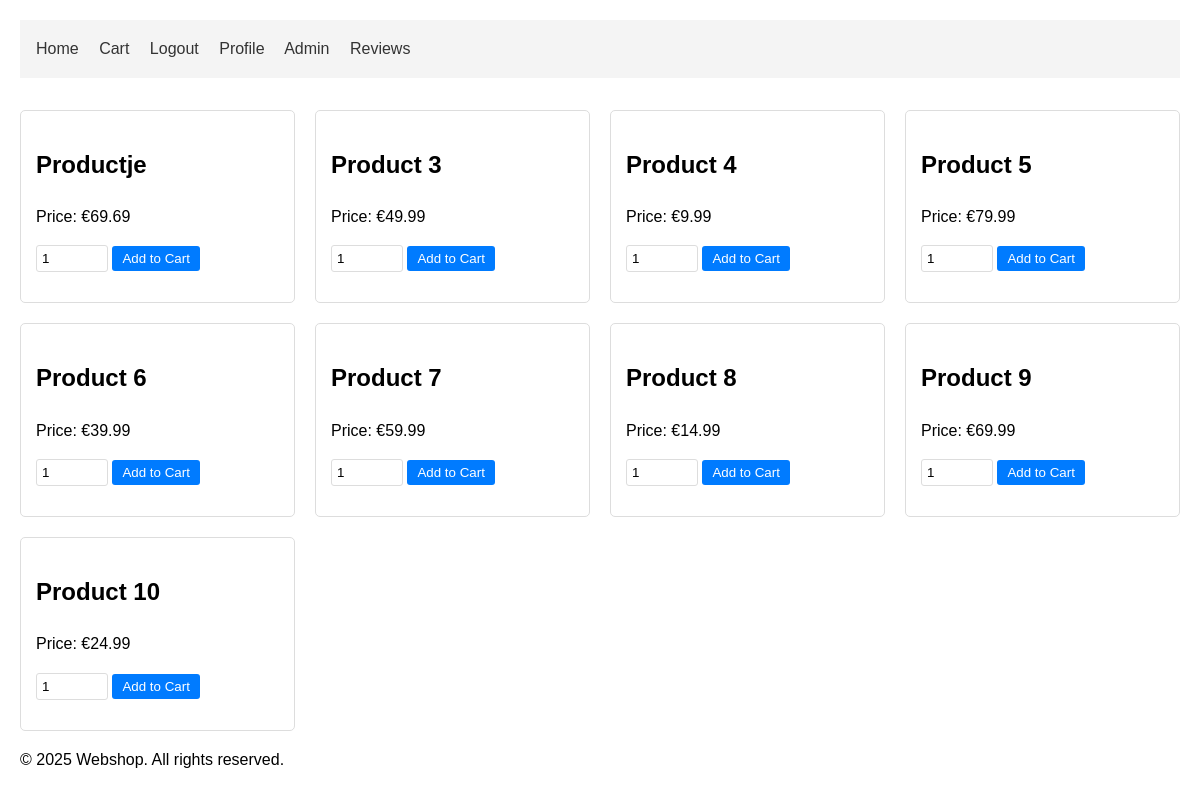
Screenshot of / (signed in) with the database file from the repository.
### tables this page shows
CREATE TABLE `products` (
  `product_id` int(11) NOT NULL,
  `name` varchar(255) NOT NULL,
  `price` decimal(10,2) NOT NULL,
  `stock` int(11) NOT NULL,
  `category` varchar(255) DEFAULT NULL,
  `description` text DEFAULT NULL
);

### includes/functions.php (called while the page is built, shortened)
<?php
require_once 'db.php';
function get_products() {
    global $db;
    $sql = "SELECT * FROM products";
    $result = $db->query($sql);
    return $result->fetch_all(MYSQLI_ASSOC);
}

### index.php (the view, shortened to what this page needs)
<?php
require_once 'includes/db.php';
require_once 'includes/functions.php';
include 'header.php';
$products = get_products();
?>
<div class="products">
    <?php foreach($products as $product): ?>
        <div class="product">
            <h2><?php echo htmlspecialchars($product['name']); ?></h2>
            <p>Price: €<?php echo number_format($product['price'], 2); ?></p>
            <form action="cart/add.php" method="post">
                <input type="number" name="quantity" value="1" min="1">
                <button type="submit">Add to Cart</button>
            </form>
        </div>
    <?php endforeach; ?>
</div>
<?php include 'footer.php'; ?>

### css/style.css (style rules this page uses)
:root { --primary-color: #007bff; --secondary-color: #6c757d; --success-color: #28a745; --danger-color: #dc3545; --light-bg: #f4f4f4; --dark-text: #333; --medium-text: #666; --border-color: #ddd; }
body { font-family: Arial, sans-serif; margin: 0; padding: 20px; line-height: 1.6; background: #ffffff; }
.products { display: grid; grid-template-columns: repeat(auto-fill, minmax(250px, 1fr)); gap: 20px; }
.product { border: 1px solid var(--border-color); padding: 15px; border-radius: 5px; transition: transform 0.3s; }
form { margin: 15px 0; }
input[type="number"] { width: 60px; padding: 5px; border: 1px solid var(--border-color); border-radius: 3px; }
button { padding: 5px 10px; background: var(--primary-color); color: white; border: none; border-radius: 3px; cursor: pointer; }

### rows the page displays
products: name "Productje", price "69.69"
products: name "Product 3", price "49.99"
products: name "Product 4", price "9.99"
products: name "Product 5", price "79.99"
products: name "Product 6", price "39.99"
products: name "Product 7", price "59.99"
products: name "Product 8", price "14.99"
products: name "Product 9", price "69.99"
products: name "Product 10", price "24.99"
